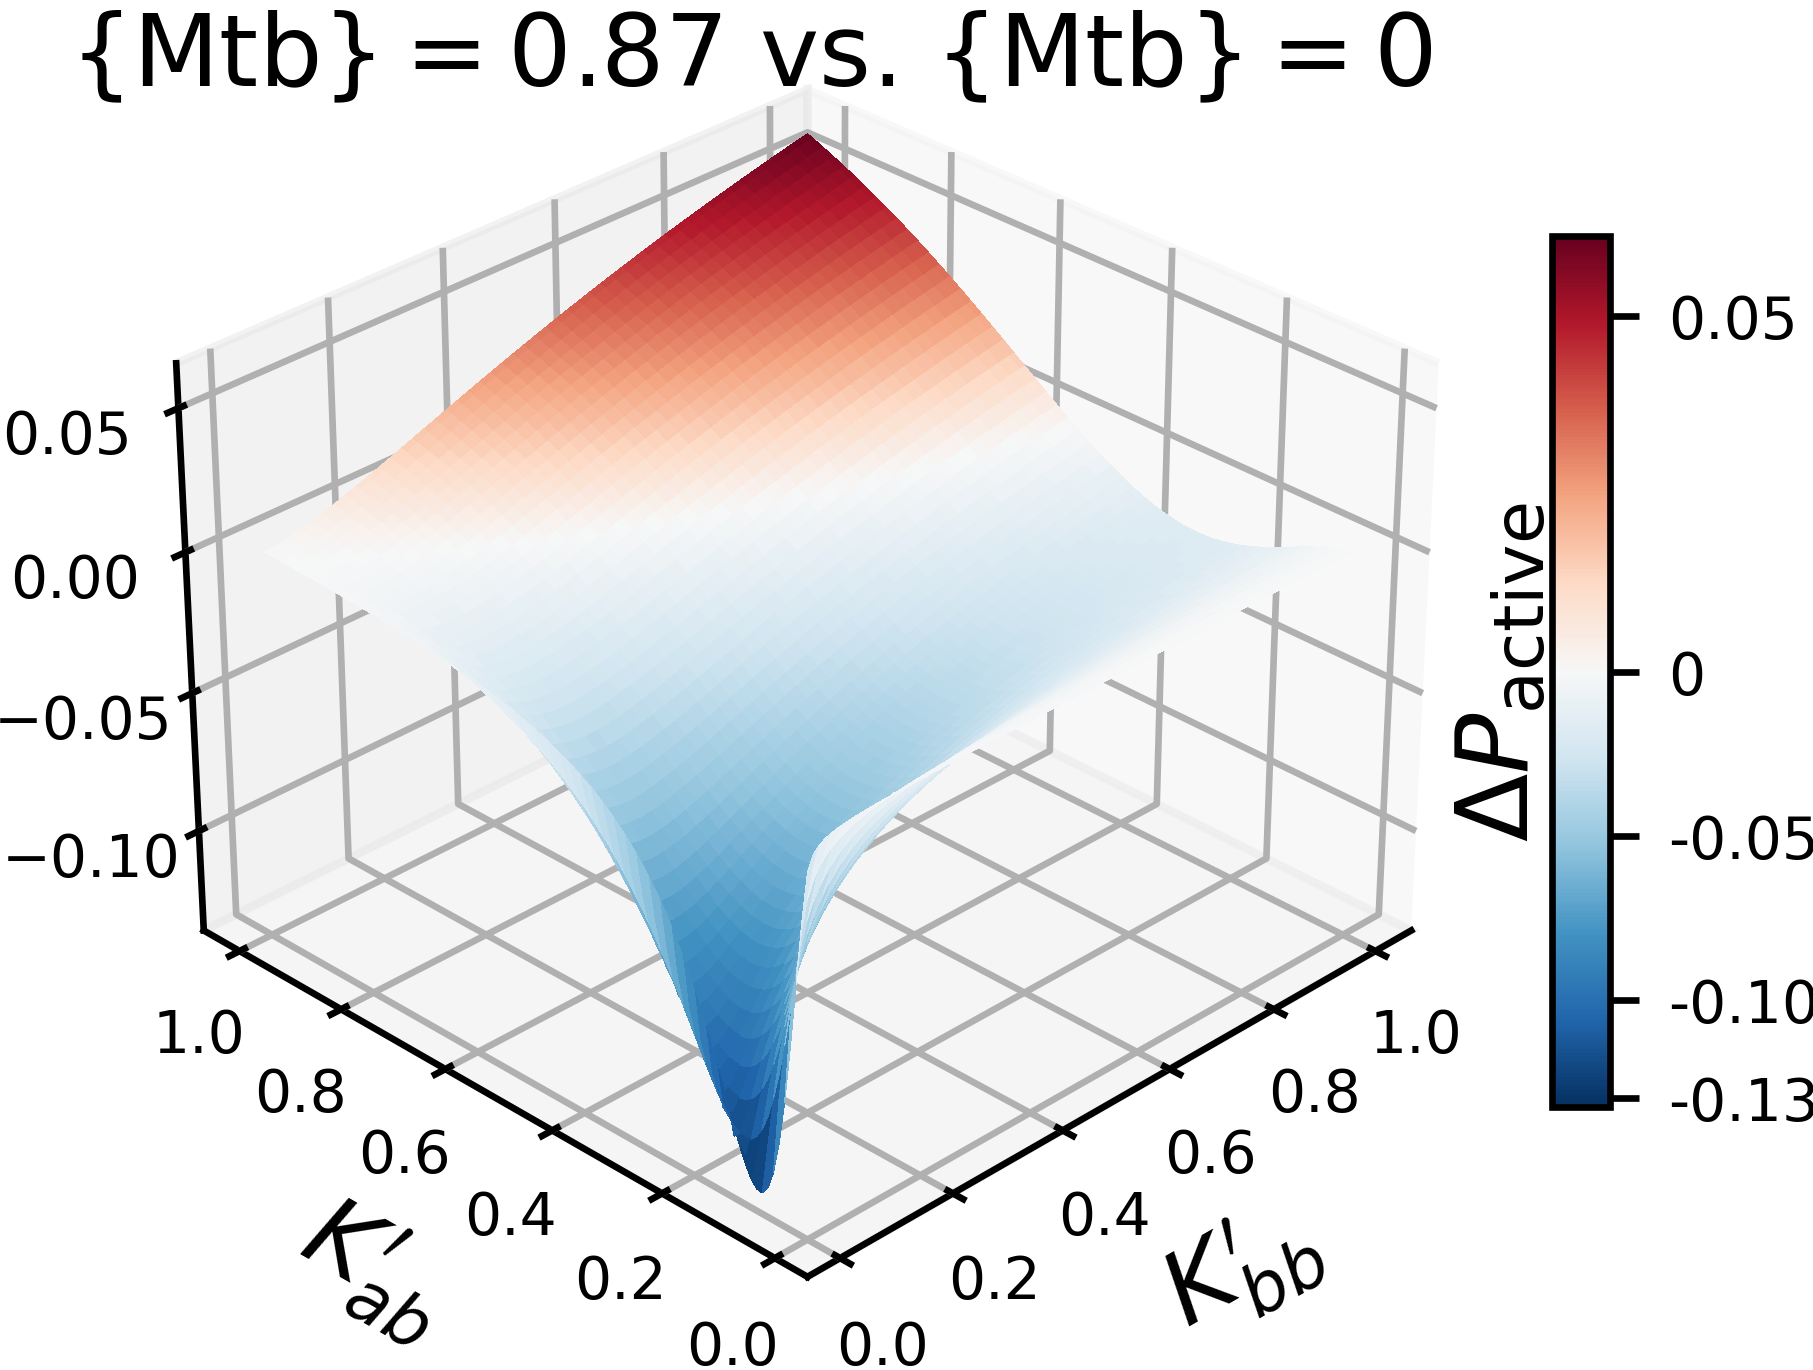

The script that saved this image:
import numpy as np
import matplotlib.pyplot as plt
from mpl_toolkits.mplot3d import Axes3D
from matplotlib.colors import TwoSlopeNorm
import matplotlib.ticker as ticker
from matplotlib.transforms import Bbox

def calculate_z(x, y, A_B2, A_B, B, B_2):
    term1 = (B/x + A_B/x**2) / (B/x + A_B/x**2 + 1 + (B + A_B)/y)
    term2 = (B_2/x + A_B2/x**2) / (B_2/x + A_B2/x**2 + 1 + (B_2 + A_B2)/y)
    return -term1 + term2

A_B2 = 1
A_B = 1
B = 0
B_2 = (23.6 - 12.6) / 12.6

x = np.linspace(0.015, 1, 100)
y = np.linspace(0.015, 1, 100)
X, Y = np.meshgrid(x, y)

Z = calculate_z(X, Y, A_B2, A_B, B, B_2)

fig = plt.figure(figsize=(3.2, 3.2), dpi=300)
ax = fig.add_subplot(111, projection='3d')
max_abs = max(abs(Z.min()), abs(Z.max()))
vmin, vmax = -max_abs, max_abs

norm = TwoSlopeNorm(vmin=Z.min(), vcenter=0, vmax=Z.max())

surf = ax.plot_surface(Y, X, Z, cmap='RdBu_r', norm=norm, antialiased=False)

ax.set_xlabel(r"$K_{bb}'$", fontsize=12, labelpad=-5)
ax.set_ylabel(r"$K_{ab}'$", fontsize=12, labelpad=-5)
ax.tick_params(axis='both', which='major', labelsize=7)

ax.spines['top'].set_visible(False)
ax.spines['right'].set_visible(False)
ax.set_zticks([0.05, 0, -0.05, -0.10])

cbar = fig.colorbar(surf, ax=ax, aspect=15, pad=0.05, shrink=0.6)
ax.tick_params(axis='x', which='major', labelsize=7, pad=-2.5)
ax.tick_params(axis='y', which='major', labelsize=7, pad=-2.5)
ax.tick_params(axis='z', which='major', labelsize=7, pad=-0.5)
tick_locator = ticker.MaxNLocator(nbins=5)
cbar.locator = tick_locator
cbar.update_ticks()

cbar.formatter = ticker.FuncFormatter(lambda x, p: f"{x:.2f}")
cbar.set_ticks([0.05, 0, -0.05, -0.10, -0.13])
cbar.set_ticklabels(['0.05', '0', '-0.05', '-0.10', '-0.13'])
cbar.ax.tick_params(labelsize=7)
cbar.ax.yaxis.set_label_position('left')
cbar.set_label('$\Delta P_{\mathrm{active}}$', fontsize=12, rotation=90, labelpad=0.3)
ax.view_init(elev=30, azim=225)
title_text = r"${\mathrm{\{Mtb\}}} = 0.87$ vs. ${\mathrm{\{Mtb\}}} = 0$"
plt.suptitle(title_text, fontsize=12, x= 0.38, y=0.77)  # Adjust the y value as needed
# Adjust layout to minimize white space
plt.tight_layout(rect=[0, 0, 1, 0.95])
# renderer = fig.canvas.get_renderer()
# tight_bbox = fig.get_tightbbox(renderer)
# new_bbox = Bbox.from_bounds(
#     tight_bbox.x0,
#     tight_bbox.y0,
#     tight_bbox.width,
#     tight_bbox.height - 0.5
# )
plt.savefig("Fig5F.pdf", format='pdf', dpi=300, bbox_inches='tight', pad_inches=-0.01)
plt.savefig('Fig5F.png', format='png', dpi=600, bbox_inches='tight', pad_inches=-0.01)
plt.close()